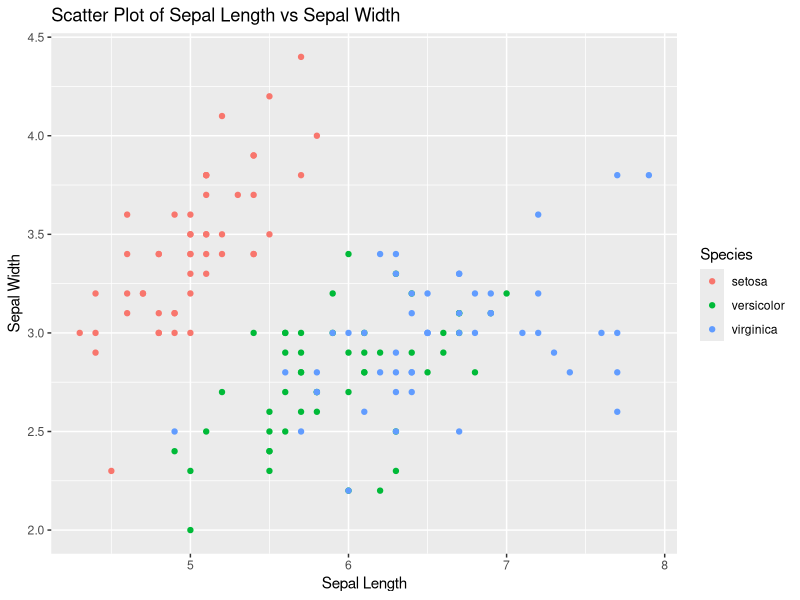
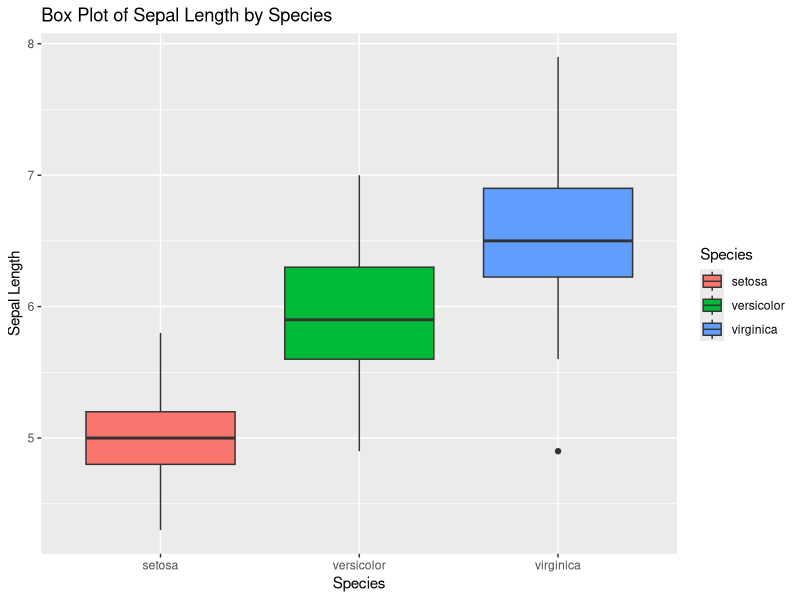

Recreate these plots in R, in order.
library(ggplot2)  # Load the ggplot2 package

data(iris)  # Load the iris dataset that comes with R

# Create a scatter plot using ggplot function
ggplot(iris, aes(x = Sepal.Length, y = Sepal.Width, color = Species)) +
  geom_point() +  # Add points to the plot
  labs(title = "Scatter Plot of Sepal Length vs Sepal Width",  # Set the plot title
       x = "Sepal Length",  # Label the x-axis
       y = "Sepal Width")  # Label the y-axis


# Box plot of Sepal.Length by Species
ggplot(iris, aes(x = Species, y = Sepal.Length, fill = Species)) +
  geom_boxplot() +
  labs(title = "Box Plot of Sepal Length by Species",
       x = "Species",
       y = "Sepal Length")